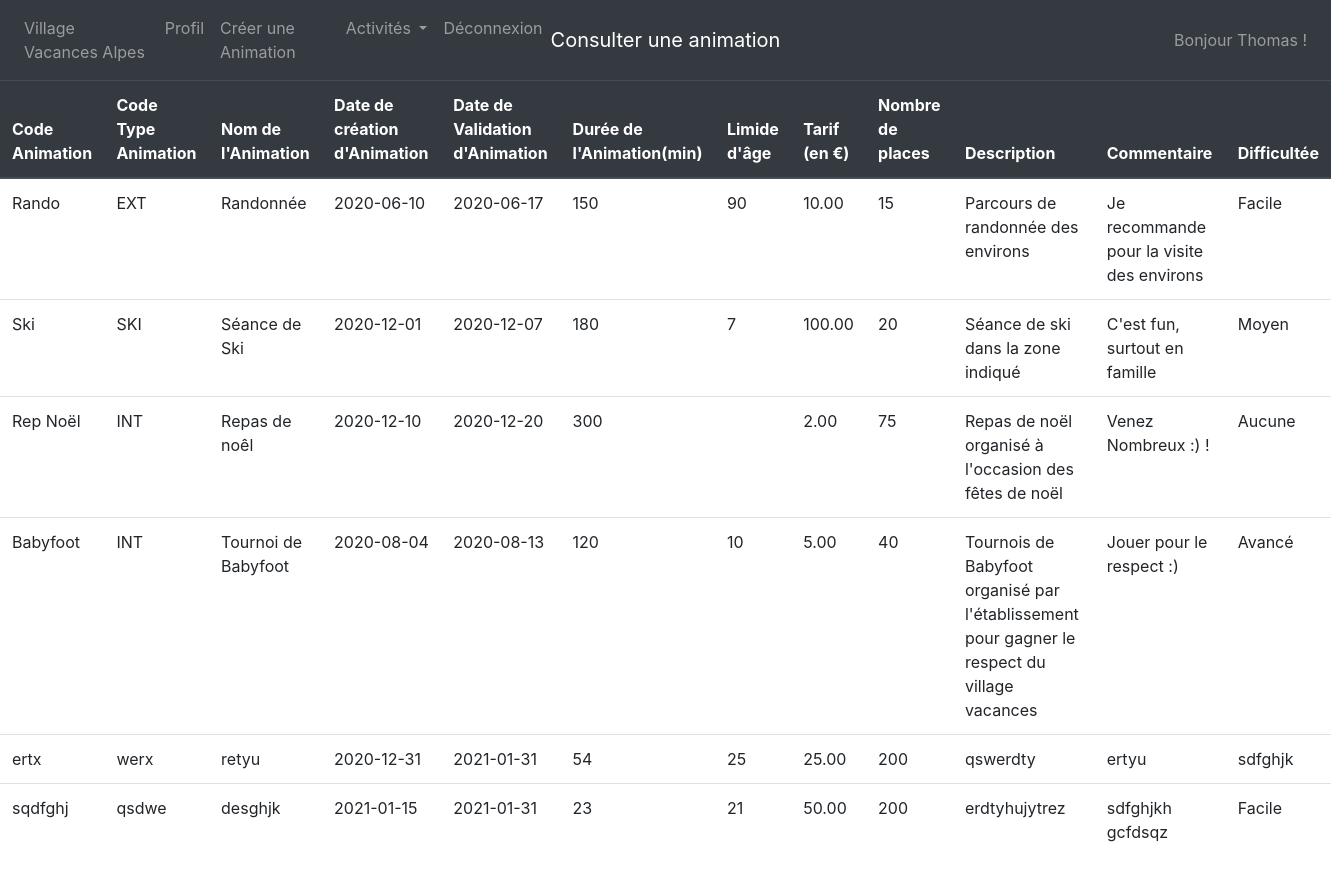
Before: /index.php?page=consulterAnimation (signed in) with the older database file.
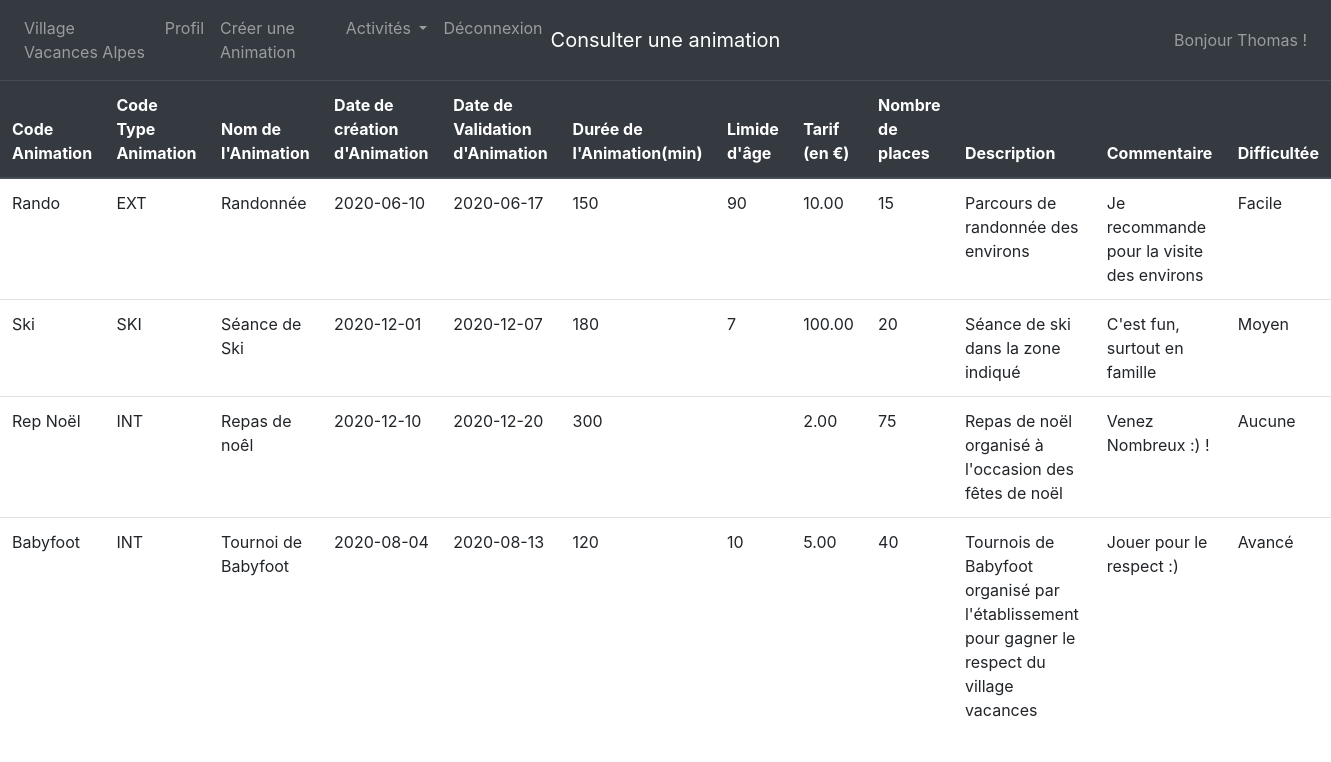
After: the same page with the newer database file.
### tables this page shows
CREATE TABLE IF NOT EXISTS `animation` (
  `CODEANIM` char(8) NOT NULL,
  `CODETYPEANIM` char(5) NOT NULL,
  `NOMANIM` char(40) DEFAULT NULL,
  `DATECREATIONANIM` date DEFAULT NULL,
  `DATEVALIDITEANIM` date DEFAULT NULL,
  `DUREEANIM` double(5,0) DEFAULT NULL,
  `LIMITEAGE` int(2) DEFAULT NULL,
  `TARIFANIM` decimal(7,2) DEFAULT NULL,
  `NBREPLACEANIM` int(2) DEFAULT NULL,
  `DESCRIPTANIM` char(250) DEFAULT NULL,
  `COMMENTANIM` char(250) DEFAULT NULL,
  `DIFFICULTEANIM` char(40) DEFAULT NULL,
  PRIMARY KEY (`CODEANIM`),
  KEY `I_FK_ANIMATION_TYPE_ANIM` (`CODETYPEANIM`)
);

### fonctions/animation.php (called while the page is built, shortened)
<?php
function getAnimations() {
    $con = mysqli_connect("localhost","root" ,"", "gacti");
    $req =
    "
    SELECT *
    FROM animation
    ";
    $res = mysqli_query($con, $req);
    $animations = [];
    while($ligne = mysqli_fetch_assoc($res))
      array_push($animations, $ligne);
    return $animations;
}
 ?>

### vue/animation/consulterAnimation.php (the view, shortened to what this page needs)
<nav class="navbar navbar-expand-md navbar-dark bg-dark">
  <div class="navbar-collapse collapse w-100 order-1 order-md-0 dual-collapse2">
    <ul class="navbar-nav mr-auto">
			<a class="nav-item nav-link" href="index.php?page=accueil">Village Vacances Alpes </a>
			<a class="nav-item nav-link" href="index.php?page=userProfilAdmin">Profil</a>
			<a class="nav-item nav-link" href="index.php?page=creeAnimation">Créer une Animation</a>
			<li class="nav-item dropdown">
				<a class="nav-link dropdown-toggle" href="#" id="navbarDropdownMenuLink" data-toggle="dropdown" > Activités </a>
		 </li>
			<a class="nav-item nav-link" href="index.php?page=deconnexion">Déconnexion</a>
		</div>
		<div class="mx-auto order-0">
			<a class="navbar-brand mx-auto" href="#">Consulter une animation</a>
		</div>
		<div class="navbar-collapse collapse w-100 order-3">
			<ul class="navbar-nav ml-auto">
				<li class="nav-item">
						<a class="nav-link">Bonjour <?=$_SESSION['NOMCOMPTE']?> !</a>
				</li>
			</ul>
		</div>
</nav>
<table class="table">
	<thead class="thead-dark">
    <tr>
      <th scope="col">Code Animation</th>
      <th scope="col">Code Type Animation</th>
      <th scope="col">Nom de l'Animation</th>
      <th scope="col">Date de création d'Animation</th>
      <th scope="col">Date de Validation d'Animation</th>
      <th scope="col">Durée de l'Animation(min)</th>
      <th scope="col">Limide d'âge</th>
      <th scope="col">Tarif (en €)</th>
      <th scope="col">Nombre de places</th>
      <th scope="col">Description</th>
			<th scope="col">Commentaire</th>
			<th scope="col">Difficultée</th>
    </tr>
	</thead>
      <?php
			include_once('././fonctions/animation.php');
			$animation = getAnimations();
			for($anim = 0; $anim < count($animation); $anim++)
			{
				echo "<tr>";
				foreach($animation[$anim] as $key => $value)
					echo "<td>".$value."</td>";
					echo "</tr>";
			}
			?>
</table>

Changed rows visible on the page:
removed animation: CODEANIM "ertx", CODETYPEANIM "werx", NOMANIM "retyu", DATECREATIONANIM "2020-12-31", DATEVALIDITEANIM "2021-01-31", DUREEANIM "54", LIMITEAGE "25", TARIFANIM "25.00", NBREPLACEANIM "200", DESCRIPTANIM "qswerdty", COMMENTANIM "ertyu", DIFFICULTEANIM "sdfghjk"
removed animation: CODEANIM "sqdfghj", CODETYPEANIM "qsdwe", NOMANIM "desghjk", DATECREATIONANIM "2021-01-15", DATEVALIDITEANIM "2021-01-31", DUREEANIM "23", LIMITEAGE "21", TARIFANIM "50.00", NBREPLACEANIM "200", DESCRIPTANIM "erdtyhujytrez", COMMENTANIM "sdfghjkh gcfdsqz", DIFFICULTEANIM "Facile"
